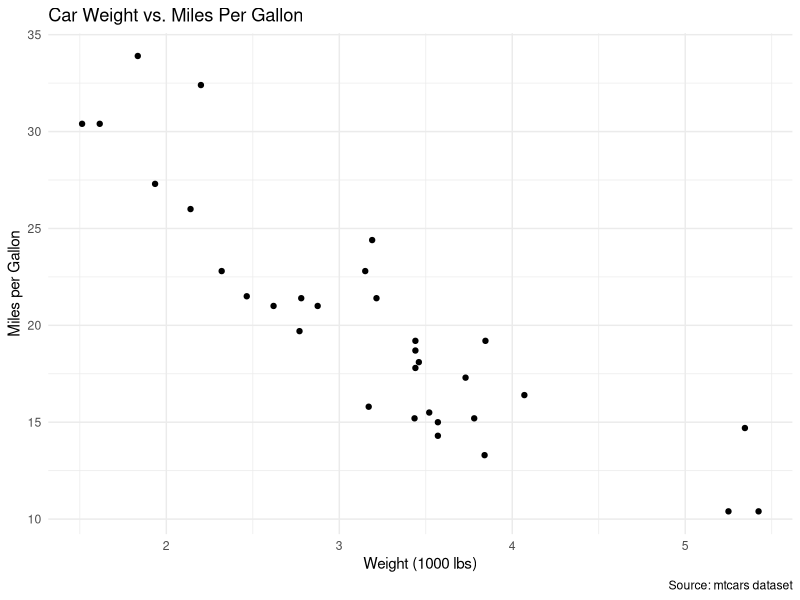
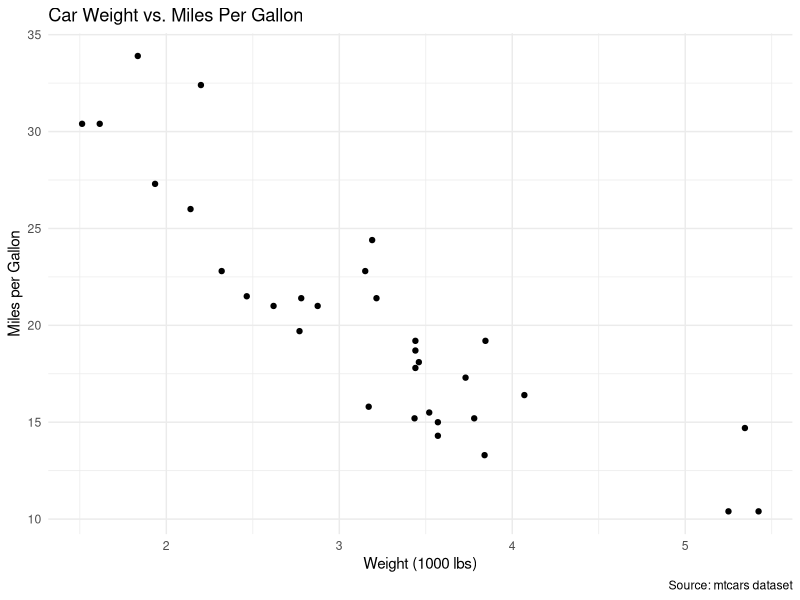

These figures' R source, in order:
## ---- chunk 1
#| echo: true
#| fig-cap: Plot with no alt-text property

library(ggplot2)

# Sample ggplot2 plot
ggplot(mtcars, aes(x = wt, y = mpg)) +
    geom_point() +
    labs(title = "Car Weight vs. Miles Per Gallon",
         x = "Weight (1000 lbs)",
         y = "Miles per Gallon",
         alt = "A scatter plot showing vehicle fuel efficiency against vehicle weight",
         caption = "Source: mtcars dataset") +
    theme_minimal()
## ---- chunk 2
#| echo: false
#| fig-alt: A scatter plot showing fuel efficiency against vehicle weight
#| fig-cap: Plot with alt-text property
 
ggplot(mtcars, aes(x = wt, y = mpg)) +
    geom_point() +
    labs(title = "Car Weight vs. Miles Per Gallon",
         x = "Weight (1000 lbs)",
         y = "Miles per Gallon",
         alt = "A scatter plot showing vehicle fuel efficiency against vehicle weight",
         caption = "Source: mtcars dataset") +
    theme_minimal()



